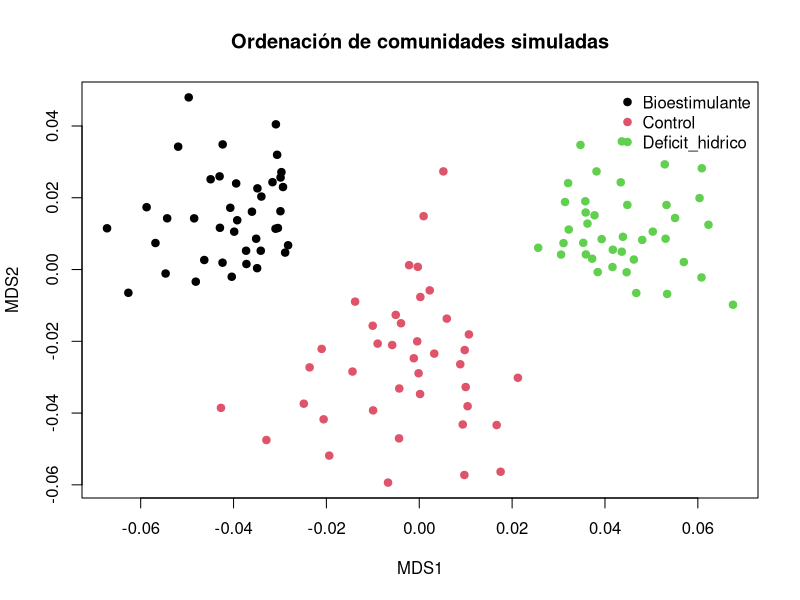

Source code (R):
# ---------------------------------------------------------------------
# 06_Multivariado_y_Omicas
# PERMANOVA para comunidades microbianas/edafofauna
# ---------------------------------------------------------------------

set.seed(1003)

n_muestras <- 120
n_taxa <- 300

meta <- data.frame(
  tratamiento = factor(rep(c("Control", "Bioestimulante", "Deficit_hidrico"), each = 40)),
  sitio = factor(rep(paste0("Sitio", 1:4), length.out = n_muestras))
)

# Matriz de abundancia simulada (conteos)
abund <- matrix(rpois(n_muestras * n_taxa, lambda = 8), nrow = n_muestras, ncol = n_taxa)

# Señales de comunidad por tratamiento
abund[meta$tratamiento == "Bioestimulante", 1:35] <- abund[meta$tratamiento == "Bioestimulante", 1:35] + 5
abund[meta$tratamiento == "Deficit_hidrico", 36:70] <- abund[meta$tratamiento == "Deficit_hidrico", 36:70] + 6

if (requireNamespace("vegan", quietly = TRUE)) {
  dist_bc <- vegan::vegdist(abund, method = "bray")

  cat("\n--- PERMANOVA (adonis2) ---\n")
  perma <- vegan::adonis2(dist_bc ~ tratamiento + sitio, data = meta, permutations = 999)
  print(perma)

  # Ordención auxiliar
  ord <- vegan::metaMDS(abund, distance = "bray", k = 2, trymax = 20, trace = 0)
  plot(ord$points, col = as.integer(meta$tratamiento), pch = 19,
       xlab = "MDS1", ylab = "MDS2", main = "Ordenación de comunidades simuladas")
  legend("topright", legend = levels(meta$tratamiento), col = 1:3, pch = 19, bty = "n")
} else {
  message("Paquete 'vegan' no disponible. Instálalo con: install.packages('vegan')")
}
